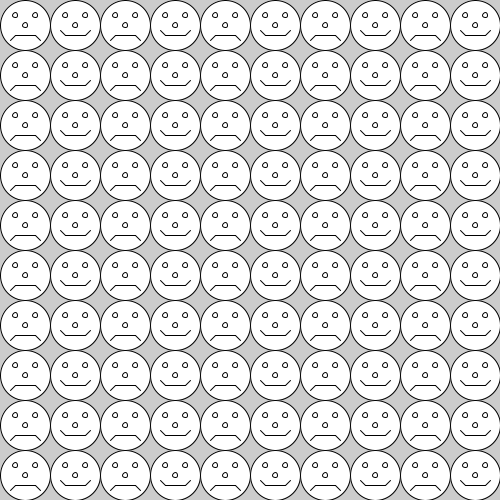
Frame 1 (no input)
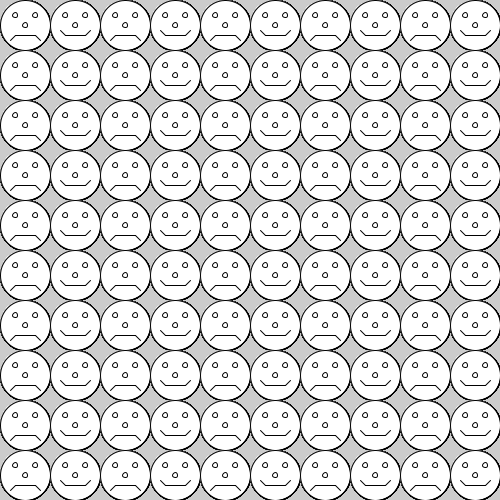
Frame 60 (the mouse pressed at the canvas centre just before this capture)
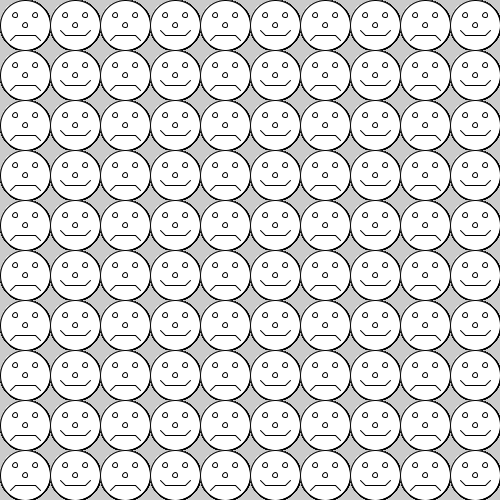
Frame 120 (the mouse held since frame 60 and released just before this capture)

The Processing sketch that drew these frames (run headless with seeded random() and noise(); from frame 60 on, the mouse is pressed at the canvas centre):

// Processing sketch: SmileyFaceWallpaper
// ── SmileyFaceWallpaper.pde
void setup()
{
  size(500, 500);
  centX = width / 2;
  centY = height / 2;
  
}

int centX;
int centY;
int fw = 50;

void draw()
{
  boolean happy = false;
  for (int y = 25 ; y < height ; y += 50)
  {
    for (int x = 25 ; x < width ; x += 50)
    {
      ellipse(x, y, fw, fw);
      ellipse(x - 10, y - 10, 5, 5);
      ellipse(x + 10, y - 10, 5, 5);
      ellipse(x, y, 5, 5);      
      line(x - 10, y + 10, x + 10 , y + 10);
      if (happy)
      {
        line(x - 10, y + 10, x - 15, y + 5);
        line(x + 10, y + 10, x + 15, y + 5);
      }
      else
      {
        line(x - 10, y + 10, x - 15, y + 15);
        line(x + 10, y + 10, x + 15, y + 15);
      }
      happy = ! happy;
    }
  }
}
